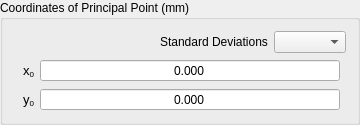
          <widget class="QGroupBox" name="groupBox_7">
           <property name="sizePolicy">
            <sizepolicy hsizetype="Preferred" vsizetype="Preferred">
             <horstretch>0</horstretch>
             <verstretch>0</verstretch>
            </sizepolicy>
           </property>
           <property name="contextMenuPolicy">
            <enum>Qt::DefaultContextMenu</enum>
           </property>
           <property name="title">
            <string>Coordinates of Principal Point (mm)</string>
           </property>
           <property name="checkable">
            <bool>false</bool>
           </property>
           <layout class="QVBoxLayout" name="verticalLayout_9">
            <item>
             <layout class="QHBoxLayout" name="horizontalLayout_46">
              <item>
               <spacer name="horizontalSpacer_4">
                <property name="orientation">
                 <enum>Qt::Horizontal</enum>
                </property>
                <property name="sizeHint" stdset="0">
                 <size>
                  <width>40</width>
                  <height>20</height>
                 </size>
                </property>
               </spacer>
              </item>
              <item>
               <widget class="QLabel" name="label_16">
                <property name="text">
                 <string>Standard Deviations</string>
                </property>
               </widget>
              </item>
              <item>
               <widget class="br::uerj::eng::efoto::SigmaFormTypeSelector" name="principalSigmaSelector"/>
              </item>
             </layout>
            </item>
            <item>
             <layout class="QHBoxLayout" name="horizontalLayout_5" stretch="1,1">
              <item>
               <layout class="QVBoxLayout" name="verticalLayout_8">
                <item>
                 <layout class="QHBoxLayout" name="horizontalLayout_4" stretch="0,0">
                  <property name="sizeConstraint">
                   <enum>QLayout::SetDefaultConstraint</enum>
                  </property>
                  <property name="leftMargin">
                   <number>0</number>
                  </property>
                  <property name="rightMargin">
                   <number>0</number>
                  </property>
                  <item>
                   <widget class="QLabel" name="label_22">
                    <property name="sizePolicy">
                     <sizepolicy hsizetype="Preferred" vsizetype="Preferred">
                      <horstretch>0</horstretch>
                      <verstretch>0</verstretch>
                     </sizepolicy>
                    </property>
                    <property name="minimumSize">
                     <size>
                      <width>20</width>
                      <height>0</height>
                     </size>
                    </property>
                    <property name="text">
                     <string>&lt;!DOCTYPE HTML PUBLIC &quot;-//W3C//DTD HTML 4.0//EN&quot; &quot;http://www.w3.org/TR/REC-html40/strict.dtd&quot;&gt;
&lt;html&gt;&lt;head&gt;&lt;meta name=&quot;qrichtext&quot; content=&quot;1&quot; /&gt;&lt;style type=&quot;text/css&quot;&gt;
p, li { white-space: pre-wrap; }
&lt;/style&gt;&lt;/head&gt;&lt;body style=&quot; font-family:'Sans'; font-size:10pt; font-weight:400; font-style:normal;&quot;&gt;
&lt;table border=&quot;0&quot; style=&quot;-qt-table-type: root; margin-top:4px; margin-bottom:4px; margin-left:4px; margin-right:4px;&quot;&gt;
&lt;tr&gt;
&lt;td style=&quot;border: none;&quot;&gt;
&lt;p align=&quot;right&quot; style=&quot; margin-top:0px; margin-bottom:0px; margin-left:0px; margin-right:0px; -qt-block-indent:0; text-indent:0px;&quot;&gt;&lt;span style=&quot; font-family:'MS Shell Dlg 2';&quot;&gt;x&lt;/span&gt;&lt;span style=&quot; font-family:'MS Shell Dlg 2'; vertical-align:sub;&quot;&gt;0&lt;/span&gt;&lt;/p&gt;&lt;/td&gt;&lt;/tr&gt;&lt;/table&gt;&lt;/body&gt;&lt;/html&gt;</string>
                    </property>
                   </widget>
                  </item>
                  <item>
                   <widget class="br::uerj::eng::efoto::EfotoDoubleSpinBox" name="principalX0doubleSpin">
                    <property name="sizePolicy">
                     <sizepolicy hsizetype="MinimumExpanding" vsizetype="Fixed">
                      <horstretch>0</horstretch>
                      <verstretch>0</verstretch>
                     </sizepolicy>
                    </property>
                    <property name="minimumSize">
                     <size>
                      <width>300</width>
                      <height>0</height>
                     </size>
                    </property>
                    <property name="alignment">
                     <set>Qt::AlignCenter</set>
                    </property>
                    <property name="buttonSymbols">
                     <enum>QAbstractSpinBox::NoButtons</enum>
                    </property>
                    <property name="accelerated">
                     <bool>true</bool>
                    </property>
                    <property name="decimals">
                     <number>3</number>
                    </property>
                    <property name="minimum">
                     <double>-10000.000000000000000</double>
                    </property>
                    <property name="maximum">
                     <double>10000.000000000000000</double>
                    </property>
                   </widget>
                  </item>
                 </layout>
                </item>
                <item>
                 <layout class="QHBoxLayout" name="horizontalLayout_6" stretch="0,0">
                  <item>
                   <widget class="QLabel" name="label_24">
                    <property name="minimumSize">
                     <size>
                      <width>20</width>
                      <height>0</height>
                     </size>
                    </property>
                    <property name="text">
                     <string>&lt;!DOCTYPE HTML PUBLIC &quot;-//W3C//DTD HTML 4.0//EN&quot; &quot;http://www.w3.org/TR/REC-html40/strict.dtd&quot;&gt;
&lt;html&gt;&lt;head&gt;&lt;meta name=&quot;qrichtext&quot; content=&quot;1&quot; /&gt;&lt;style type=&quot;text/css&quot;&gt;
p, li { white-space: pre-wrap; }
&lt;/style&gt;&lt;/head&gt;&lt;body style=&quot; font-family:'Sans'; font-size:10pt; font-weight:400; font-style:normal;&quot;&gt;
&lt;table border=&quot;0&quot; style=&quot;-qt-table-type: root; margin-top:4px; margin-bottom:4px; margin-left:4px; margin-right:4px;&quot;&gt;
&lt;tr&gt;
&lt;td style=&quot;border: none;&quot;&gt;
&lt;p align=&quot;right&quot; style=&quot; margin-top:0px; margin-bottom:0px; margin-left:0px; margin-right:0px; -qt-block-indent:0; text-indent:0px;&quot;&gt;y&lt;span style=&quot; vertical-align:sub;&quot;&gt;0&lt;/span&gt;&lt;/p&gt;&lt;/td&gt;&lt;/tr&gt;&lt;/table&gt;&lt;/body&gt;&lt;/html&gt;</string>
                    </property>
                   </widget>
                  </item>
                  <item>
                   <widget class="br::uerj::eng::efoto::EfotoDoubleSpinBox" name="principalY0doubleSpin">
                    <property name="sizePolicy">
                     <sizepolicy hsizetype="MinimumExpanding" vsizetype="Fixed">
                      <horstretch>0</horstretch>
                      <verstretch>0</verstretch>
                     </sizepolicy>
                    </property>
                    <property name="minimumSize">
                     <size>
                      <width>300</width>
                      <height>0</height>
                     </size>
                    </property>
                    <property name="alignment">
                     <set>Qt::AlignCenter</set>
                    </property>
                    <property name="buttonSymbols">
                     <enum>QAbstractSpinBox::NoButtons</enum>
                    </property>
                    <property name="accelerated">
                     <bool>true</bool>
                    </property>
                    <property name="decimals">
                     <number>3</number>
                    </property>
                    <property name="minimum">
                     <double>-10000.000000000000000</double>
                    </property>
                    <property name="maximum">
                     <double>10000.000000000000000</double>
                    </property>
                   </widget>
                  </item>
                 </layout>
                </item>
               </layout>
              </item>
              <item>
               <widget class="br::uerj::eng::efoto::SigmaFormContent" name="principalSigmaContent">
                <property name="frameShape">
                 <enum>QFrame::NoFrame</enum>
                </property>
                <property name="frameShadow">
                 <enum>QFrame::Raised</enum>
                </property>
                <property name="lineWidth">
                 <number>0</number>
                </property>
               </widget>
              </item>
             </layout>
            </item>
           </layout>
          </widget>
